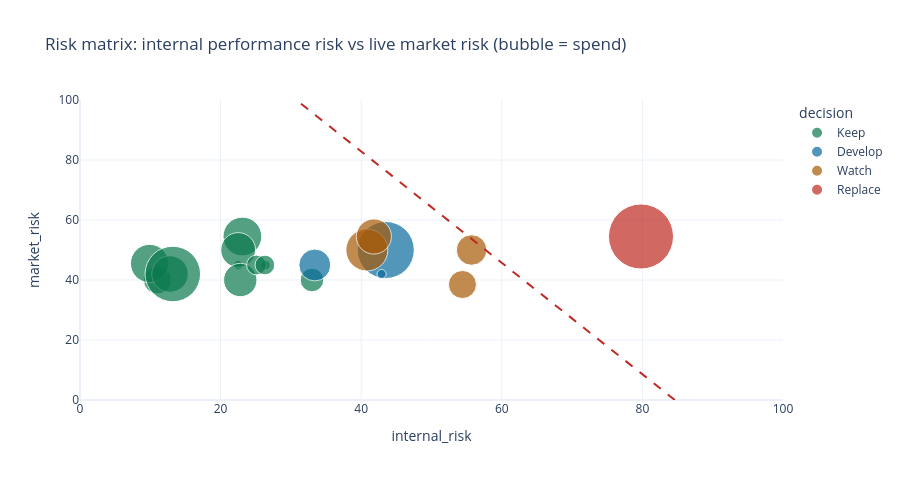
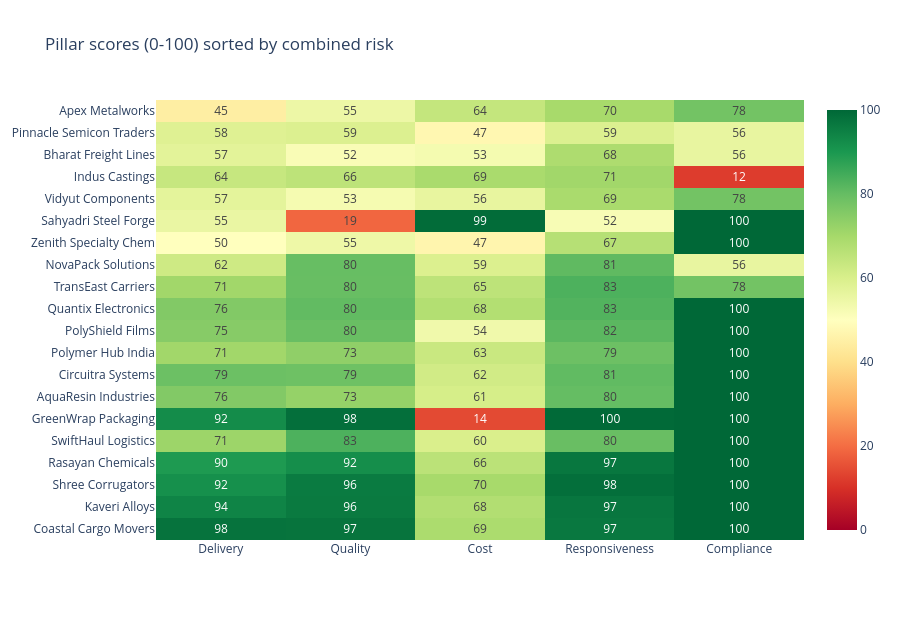
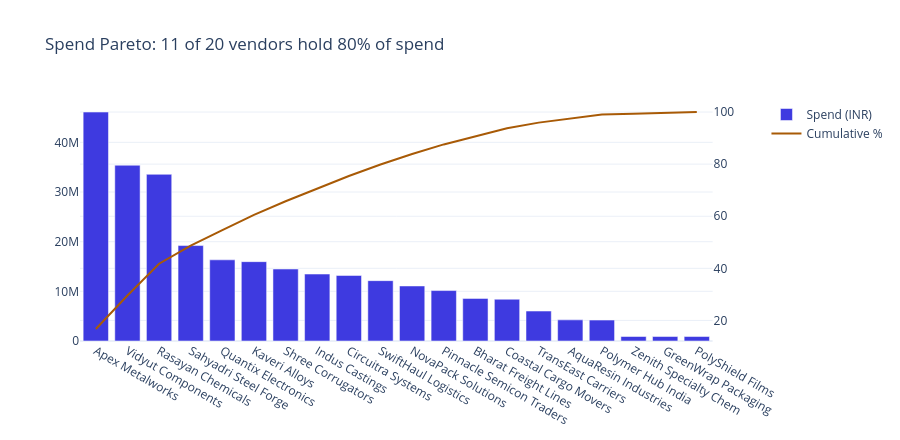
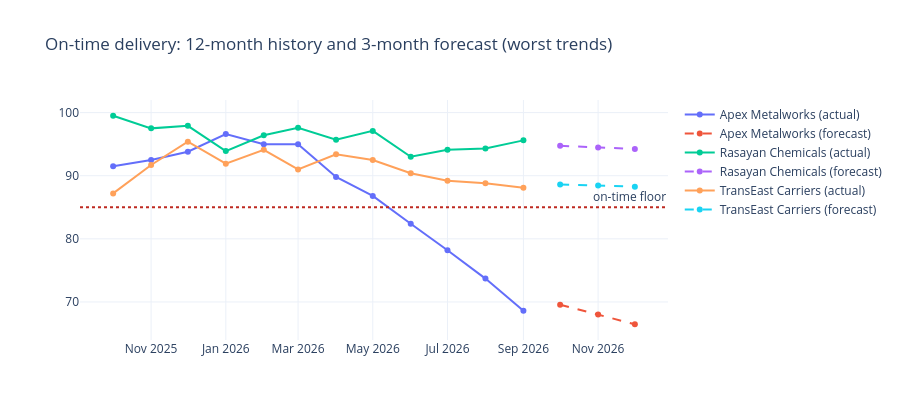

Source (notebook cell) for these figures, in order:
### Markdown cell above
## 7 · Inline dashboard

### Code cell
import plotly.express as px, plotly.graph_objects as go
from plotly.subplots import make_subplots
vd = pd.DataFrame([{**{k: v[k] for k in ("vendor", "category", "composite", "internal_risk", "market_risk", "combined_risk", "spend_total")},
                    "decision": (v.get("decision") or {}).get("decision", "n/a"), **v["pillars"]} for v in RESULT["vendors"]])
colors = {"Keep": "#0B7A4E", "Watch": "#A85A06", "Develop": "#0A6B9E", "Replace": "#BE2A21", "n/a": "#999"}
th = RESULT["config"]["risk_threshold"]
fig = px.scatter(vd, x="internal_risk", y="market_risk", size="spend_total", color="decision", color_discrete_map=colors,
                 hover_name="vendor", size_max=46, range_x=[0, 100], range_y=[0, 100],
                 title="Risk matrix: internal performance risk vs live market risk (bubble = spend)")
fig.add_shape(type="line", x0=th / 0.65, y0=0, x1=(th - 35) / 0.65, y1=100, line=dict(dash="dash", color="#BE2A21"))
fig.update_layout(template="plotly_white", height=480)
fig.show()

hm = vd.sort_values("combined_risk", ascending=False)
fig = go.Figure(go.Heatmap(z=hm[["delivery", "quality", "cost", "responsiveness", "compliance"]].values, x=["Delivery", "Quality", "Cost", "Responsiveness", "Compliance"],
                           y=hm["vendor"].str.replace(" Pvt Ltd", ""), colorscale="RdYlGn", zmin=0, zmax=100, text=hm[["delivery", "quality", "cost", "responsiveness", "compliance"]].round(0).values, texttemplate="%{text}"))
fig.update_layout(title="Pillar scores (0-100) sorted by combined risk", template="plotly_white", height=620, yaxis_autorange="reversed")
fig.show()

sp = RESULT["spend"]; sv = pd.DataFrame(sp["vendors"])
fig = make_subplots(specs=[[{"secondary_y": True}]])
fig.add_bar(x=sv.vendor_name.str.replace(" Pvt Ltd", ""), y=sv.spend_total, name="Spend (INR)", marker_color="#3E3AE0")
fig.add_scatter(x=sv.vendor_name.str.replace(" Pvt Ltd", ""), y=sv.cum_share * 100, name="Cumulative %", secondary_y=True, line_color="#A85A06")
fig.update_layout(title=f"Spend Pareto: {sp['pareto_vendors_80pct']} of {sp['vendor_count']} vendors hold 80% of spend", template="plotly_white", height=440)
fig.show()

worst = sorted([v for v in RESULT["vendors"] if v.get("forecast")], key=lambda v: v["forecast"]["otd"]["slope_per_month"])[:3]
fig = go.Figure()
for v in worst:
    f = v["forecast"]; name = v["vendor"].replace(" Pvt Ltd", "")
    fig.add_scatter(x=f["history_months"], y=f["otd"]["history"], name=f"{name} (actual)")
    fig.add_scatter(x=f["future_months"], y=f["otd"]["forecast"], name=f"{name} (forecast)", line_dash="dash")
fig.add_hline(y=RESULT["config"]["otd_floor"], line_dash="dot", line_color="#BE2A21", annotation_text="on-time floor")
fig.update_layout(title="On-time delivery: 12-month history and 3-month forecast (worst trends)", template="plotly_white", height=420)
fig.show()

### Figure 1 — Plotly figure (JSON) as saved in the notebook; plotly's stock layout.template omitted (floating-point values rounded to 4 significant figures)
{"data": [{"hovertemplate": "<b>%{hovertext}</b><br><br>decision=Keep<br>internal_risk=%{x}<br>market_risk=%{y}<br>spend_total=%{marker.size}<extra></extra>", "hovertext": ["Coastal Cargo Movers Pvt Ltd", "Kaveri Alloys Pvt Ltd", "Shree Corrugators Pvt Ltd", "Rasayan Chemicals Pvt Ltd", "GreenWrap Packaging Pvt Ltd", "Quantix Electronics Pvt Ltd", "Circuitra Systems Pvt Ltd", "SwiftHaul Logistics Pvt Ltd", "PolyShield Films Pvt Ltd", "AquaResin Industries Pvt Ltd", "Polymer Hub India Pvt Ltd", "TransEast Carriers Pvt Ltd"], "legendgroup": "Keep", "marker": {"color": "#0B7A4E", "size": [8412000.0, 15980000.0, 14490000.0, 33570000.0, 900000.0, 16340000.0, 13200000.0, 12150000.0, 900000.0, 4257000.0, 4215000.0, 6030000.0], "sizemode": "area", "sizeref": 21790.0, "symbol": "circle"}, "mode": "markers", "name": "Keep", "orientation": "v", "showlegend": true, "type": "scatter", "x": [11.0, 9.9, 12.8, 13.2, 22.5, 23.1, 22.5, 22.8, 26.4, 25.1, 26.3, 33.0], "xaxis": "x", "y": [40.0, 45.5, 42.0, 42.0, 45.0, 54.5, 50.0, 40.0, 45.0, 45.0, 45.0, 40.0], "yaxis": "y"}, {"hovertemplate": "<b>%{hovertext}</b><br><br>decision=Develop<br>internal_risk=%{x}<br>market_risk=%{y}<br>spend_total=%{marker.size}<extra></extra>", "hovertext": ["NovaPack Solutions Pvt Ltd", "Vidyut Components Pvt Ltd", "Zenith Specialty Chem Pvt Ltd"], "legendgroup": "Develop", "marker": {"color": "#0A6B9E", "size": [11080000.0, 35400000.0, 904800.0], "sizemode": "area", "sizeref": 21790.0, "symbol": "circle"}, "mode": "markers", "name": "Develop", "orientation": "v", "showlegend": true, "type": "scatter", "x": [33.4, 43.5, 42.9], "xaxis": "x", "y": [45.0, 50.0, 42.0], "yaxis": "y"}, {"hovertemplate": "<b>%{hovertext}</b><br><br>decision=Watch<br>internal_risk=%{x}<br>market_risk=%{y}<br>spend_total=%{marker.size}<extra></extra>", "hovertext": ["Sahyadri Steel Forge Pvt Ltd", "Indus Castings Pvt Ltd", "Pinnacle Semicon Traders Pvt Ltd", "Bharat Freight Lines Pvt Ltd"], "legendgroup": "Watch", "marker": {"color": "#A85A06", "size": [19220000.0, 13480000.0, 10160000.0, 8578000.0], "sizemode": "area", "sizeref": 21790.0, "symbol": "circle"}, "mode": "markers", "name": "Watch", "orientation": "v", "showlegend": true, "type": "scatter", "x": [40.8, 41.8, 55.7, 54.4], "xaxis": "x", "y": [50.0, 54.5, 50.0, 38.5], "yaxis": "y"}, {"hovertemplate": "<b>%{hovertext}</b><br><br>decision=Replace<br>internal_risk=%{x}<br>market_risk=%{y}<br>spend_total=%{marker.size}<extra></extra>", "hovertext": ["Apex Metalworks Pvt Ltd"], "legendgroup": "Replace", "marker": {"color": "#BE2A21", "size": [46110000.0], "sizemode": "area", "sizeref": 21790.0, "symbol": "circle"}, "mode": "markers", "name": "Replace", "orientation": "v", "showlegend": true, "type": "scatter", "x": [79.8], "xaxis": "x", "y": [54.5], "yaxis": "y"}], "layout": {"height": 480, "legend": {"itemsizing": "constant", "title": {"text": "decision"}, "tracegroupgap": 0}, "shapes": [{"line": {"color": "#BE2A21", "dash": "dash"}, "type": "line", "x0": 84.62, "x1": 30.77, "y0": 0, "y1": 100}], "title": {"text": "Risk matrix: internal performance risk vs live market risk (bubble = spend)"}, "xaxis": {"anchor": "y", "domain": [0.0, 1.0], "range": [0, 100], "title": {"text": "internal_risk"}}, "yaxis": {"anchor": "x", "domain": [0.0, 1.0], "range": [0, 100], "title": {"text": "market_risk"}}}}

### Figure 2 — Plotly figure (JSON) as saved in the notebook; plotly's stock layout.template omitted (floating-point values rounded to 4 significant figures)
{"data": [{"colorscale": [[0.0, "rgb(165,0,38)"], [0.1, "rgb(215,48,39)"], [0.2, "rgb(244,109,67)"], [0.3, "rgb(253,174,97)"], [0.4, "rgb(254,224,139)"], [0.5, "rgb(255,255,191)"], [0.6, "rgb(217,239,139)"], [0.7, "rgb(166,217,106)"], [0.8, "rgb(102,189,99)"], [0.9, "rgb(26,152,80)"], [1.0, "rgb(0,104,55)"]], "text": [[45.0, 55.0, 64.0, 70.0, 78.0], [58.0, 59.0, 47.0, 59.0, 56.0], [57.0, 52.0, 53.0, 68.0, 56.0], [64.0, 66.0, 69.0, 71.0, 12.0], [57.0, 53.0, 56.0, 69.0, 78.0], [55.0, 19.0, 99.0, 52.0, 100.0], [50.0, 55.0, 47.0, 67.0, 100.0], [62.0, 80.0, 59.0, 81.0, 56.0], [71.0, 80.0, 65.0, 83.0, 78.0], [76.0, 80.0, 68.0, 83.0, 100.0], [75.0, 80.0, 54.0, 82.0, 100.0], [71.0, 73.0, 63.0, 79.0, 100.0], [79.0, 79.0, 62.0, 81.0, 100.0], [76.0, 73.0, 61.0, 80.0, 100.0], [92.0, 98.0, 14.0, 100.0, 100.0], [71.0, 83.0, 60.0, 80.0, 100.0], [90.0, 92.0, 66.0, 97.0, 100.0], [92.0, 96.0, 70.0, 98.0, 100.0], [94.0, 96.0, 68.0, 97.0, 100.0], [98.0, 97.0, 69.0, 97.0, 100.0]], "texttemplate": "%{text}", "type": "heatmap", "x": ["Delivery", "Quality", "Cost", "Responsiveness", "Compliance"], "y": ["Apex Metalworks", "Pinnacle Semicon Traders", "Bharat Freight Lines", "Indus Castings", "Vidyut Components", "Sahyadri Steel Forge", "Zenith Specialty Chem", "NovaPack Solutions", "TransEast Carriers", "Quantix Electronics", "PolyShield Films", "Polymer Hub India", "Circuitra Systems", "AquaResin Industries", "GreenWrap Packaging", "SwiftHaul Logistics", "Rasayan Chemicals", "Shree Corrugators", "Kaveri Alloys", "Coastal Cargo Movers"], "z": [[44.6, 54.8, 64.2, 69.7, 78.0], [58.5, 59.1, 47.3, 59.1, 56.0], [57.3, 51.7, 52.8, 68.5, 56.0], [63.7, 65.5, 69.2, 70.7, 12.0], [57.0, 52.6, 56.1, 69.2, 78.0], [55.4, 18.8, 99.1, 52.0, 100.0], [49.9, 54.6, 46.7, 66.8, 100.0], [62.1, 79.8, 59.2, 80.8, 56.0], [70.7, 79.7, 65.4, 83.3, 78.0], [75.6, 80.5, 67.5, 82.6, 100.0], [74.9, 79.6, 53.9, 81.5, 100.0], [70.7, 73.4, 63.2, 78.9, 100.0], [79.0, 78.7, 61.6, 80.6, 100.0], [75.6, 72.6, 60.6, 80.1, 100.0], [92.4, 98.5, 14.3, 99.6, 100.0], [71.4, 83.3, 59.8, 79.6, 100.0], [89.5, 92.1, 65.8, 96.8, 100.0], [91.7, 96.0, 69.7, 98.5, 100.0], [94.2, 96.2, 67.6, 97.0, 100.0], [97.7, 97.4, 68.8, 96.6, 100.0]], "zmax": 100, "zmin": 0}], "layout": {"height": 620, "title": {"text": "Pillar scores (0-100) sorted by combined risk"}, "yaxis": {"autorange": "reversed"}}}

### Figure 3 — Plotly figure (JSON) as saved in the notebook; plotly's stock layout.template omitted (floating-point values rounded to 4 significant figures)
{"data": [{"marker": {"color": "#3E3AE0"}, "name": "Spend (INR)", "type": "bar", "x": ["Apex Metalworks", "Vidyut Components", "Rasayan Chemicals", "Sahyadri Steel Forge", "Quantix Electronics", "Kaveri Alloys", "Shree Corrugators", "Indus Castings", "Circuitra Systems", "SwiftHaul Logistics", "NovaPack Solutions", "Pinnacle Semicon Traders", "Bharat Freight Lines", "Coastal Cargo Movers", "TransEast Carriers", "AquaResin Industries", "Polymer Hub India", "Zenith Specialty Chem", "GreenWrap Packaging", "PolyShield Films"], "y": [46110000.0, 35400000.0, 33570000.0, 19220000.0, 16340000.0, 15980000.0, 14490000.0, 13480000.0, 13200000.0, 12150000.0, 11080000.0, 10160000.0, 8578000.0, 8412000.0, 6030000.0, 4257000.0, 4215000.0, 904800.0, 900000.0, 900000.0]}, {"line": {"color": "#A85A06"}, "name": "Cumulative %", "type": "scatter", "x": ["Apex Metalworks", "Vidyut Components", "Rasayan Chemicals", "Sahyadri Steel Forge", "Quantix Electronics", "Kaveri Alloys", "Shree Corrugators", "Indus Castings", "Circuitra Systems", "SwiftHaul Logistics", "NovaPack Solutions", "Pinnacle Semicon Traders", "Bharat Freight Lines", "Coastal Cargo Movers", "TransEast Carriers", "AquaResin Industries", "Polymer Hub India", "Zenith Specialty Chem", "GreenWrap Packaging", "PolyShield Films"], "xaxis": "x", "y": [16.74, 29.6, 41.79, 48.77, 54.7, 60.5, 65.77, 70.66, 75.45, 79.87, 83.89, 87.58, 90.7, 93.75, 95.94, 97.49, 99.02, 99.35, 99.67, 100.0], "yaxis": "y2"}], "layout": {"height": 440, "title": {"text": "Spend Pareto: 11 of 20 vendors hold 80% of spend"}, "xaxis": {"anchor": "y", "domain": [0.0, 0.94]}, "yaxis": {"anchor": "x", "domain": [0.0, 1.0]}, "yaxis2": {"anchor": "x", "overlaying": "y", "side": "right"}}}

### Figure 4 — Plotly figure (JSON) as saved in the notebook; plotly's stock layout.template omitted (floating-point values rounded to 4 significant figures)
{"data": [{"name": "Apex Metalworks (actual)", "type": "scatter", "x": ["2025-10", "2025-11", "2025-12", "2026-01", "2026-02", "2026-03", "2026-04", "2026-05", "2026-06", "2026-07", "2026-08", "2026-09"], "y": [91.5, 92.5, 93.8, 96.6, 95.0, 95.0, 89.8, 86.8, 82.4, 78.2, 73.7, 68.6]}, {"line": {"dash": "dash"}, "name": "Apex Metalworks (forecast)", "type": "scatter", "x": ["2026-10", "2026-11", "2026-12"], "y": [69.56, 68.01, 66.47]}, {"name": "Rasayan Chemicals (actual)", "type": "scatter", "x": ["2025-10", "2025-11", "2025-12", "2026-01", "2026-02", "2026-03", "2026-04", "2026-05", "2026-06", "2026-07", "2026-08", "2026-09"], "y": [99.5, 97.5, 97.9, 93.9, 96.4, 97.6, 95.7, 97.1, 93.0, 94.1, 94.3, 95.6]}, {"line": {"dash": "dash"}, "name": "Rasayan Chemicals (forecast)", "type": "scatter", "x": ["2026-10", "2026-11", "2026-12"], "y": [94.74, 94.49, 94.24]}, {"name": "TransEast Carriers (actual)", "type": "scatter", "x": ["2025-10", "2025-11", "2025-12", "2026-01", "2026-02", "2026-03", "2026-04", "2026-05", "2026-06", "2026-07", "2026-08", "2026-09"], "y": [87.2, 91.7, 95.4, 91.9, 94.1, 91.0, 93.4, 92.5, 90.4, 89.2, 88.8, 88.1]}, {"line": {"dash": "dash"}, "name": "TransEast Carriers (forecast)", "type": "scatter", "x": ["2026-10", "2026-11", "2026-12"], "y": [88.61, 88.44, 88.27]}], "layout": {"annotations": [{"showarrow": false, "text": "on-time floor", "x": 1, "xanchor": "right", "xref": "x domain", "y": 85, "yanchor": "bottom", "yref": "y"}], "height": 420, "shapes": [{"line": {"color": "#BE2A21", "dash": "dot"}, "type": "line", "x0": 0, "x1": 1, "xref": "x domain", "y0": 85, "y1": 85, "yref": "y"}], "title": {"text": "On-time delivery: 12-month history and 3-month forecast (worst trends)"}}}
